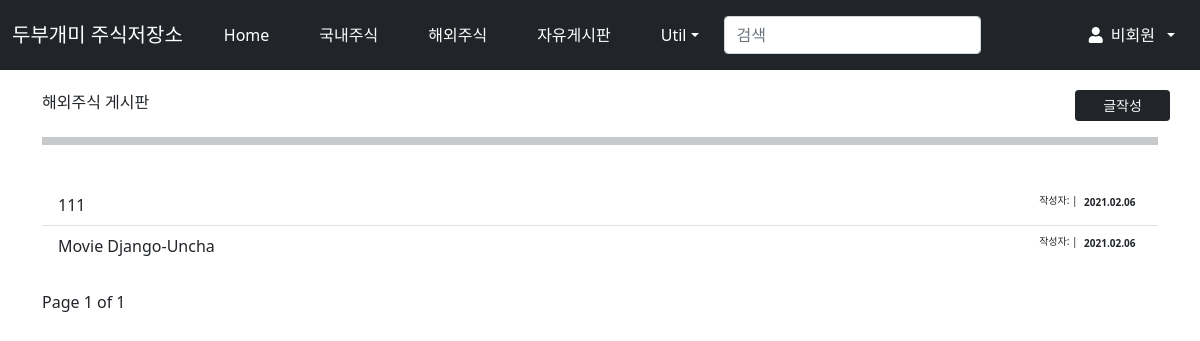
/blog/, run on an earlier commit of the app's database.
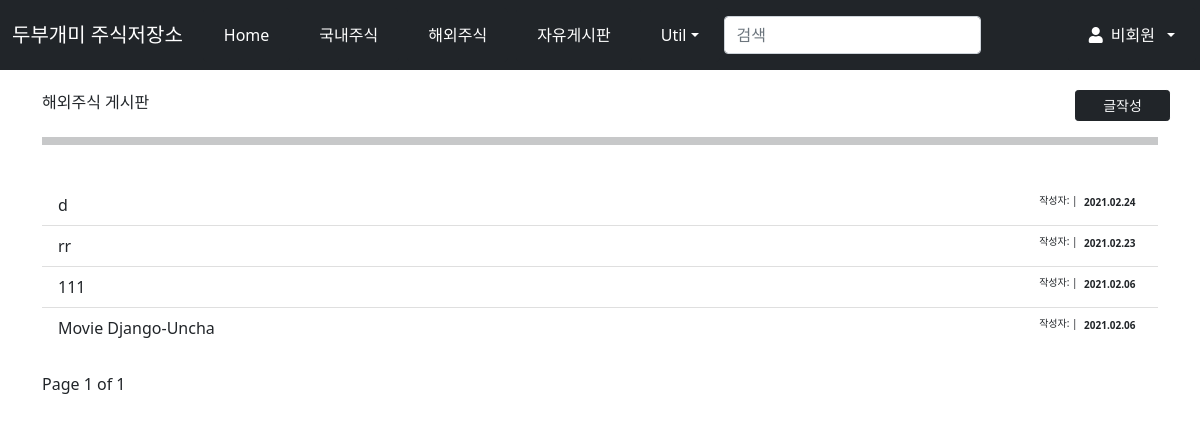
And on a later commit of the database.
### blog/models.py (models this page shows, shortened)
class Post(models.Model):
    title = models.CharField(verbose_name='TITLE', max_length=50)
    slug = models.SlugField('SLUG', unique = True, allow_unicode=True, help_text='one word for title alias.')
    description = models.CharField('DESCRIPTION', max_length=100, blank=True, help_text='simple description text.')
    content = models.TextField('CONTENT')
    create_dt = models.DateTimeField('CREATE DATE', auto_now_add=True)
    modify_dt= models.DateTimeField('MODIFY DATE', auto_now=True)
    tags= TaggableManager(blank=True)
    class Meta:
        verbose_name = 'post'
        verbose_name_plural = 'posts'
        db_table = 'blog_posts'
        ordering=('-modify_dt',)
    def get_absolute_url(self):
        return reverse('blog:post_detail', args=(self.slug,))

### blog/views.py (the view)
# urls.py: path('',views.PostLV.as_view(), name= 'index'),
class PostLV(ListView):
    model = Post
    template_name = 'blog/post_all.html'
    context_object_name = 'posts'
    paginate_by=10

### blog/templates/blog/post_all.html (shortened to what this page needs)
{% extends "blog.html" %}
{%block content%}
<div class="list-group-flush">
    {% for post in posts %}
     <a href='{{post.get_absolute_url}}' class="list-group-item text-dark">{{post.title}}<span class="badge text-dark" style="float:right; font-size:x-small">{{post.modify_dt|date:"Y.m.d"}}</span><span style="font-size:x-small; float:right">작성자: {{post.owner.get_short_name}} |</span></a>
    {% endfor %}
</div>
<br>
<div>
    <span>
        Page {{page_obj.number }} of {{page_obj.paginator.num_pages}}
    </span>
</div>
{% endblock %}

What changed in the data, as far as the page shows it:
added Post: title "d", modify_dt "2021.02.24"
added Post: title "rr", modify_dt "2021.02.23"
